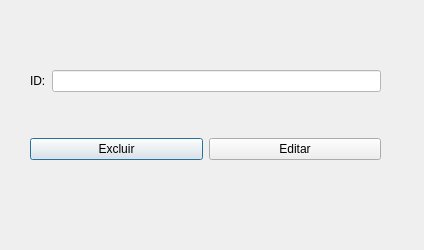
<?xml version="1.0" encoding="UTF-8"?>
<ui version="4.0">
 <class>Editar</class>
 <widget class="QDialog" name="Editar">
  <property name="geometry">
   <rect>
    <x>0</x>
    <y>0</y>
    <width>424</width>
    <height>250</height>
   </rect>
  </property>
  <property name="windowTitle">
   <string>Dialog</string>
  </property>
  <widget class="QWidget" name="">
   <property name="geometry">
    <rect>
     <x>30</x>
     <y>30</y>
     <width>351</width>
     <height>171</height>
    </rect>
   </property>
   <layout class="QVBoxLayout" name="verticalLayout">
    <item>
     <layout class="QHBoxLayout" name="horizontalLayout">
      <item>
       <widget class="QLabel" name="label">
        <property name="text">
         <string>ID:</string>
        </property>
       </widget>
      </item>
      <item>
       <widget class="QLineEdit" name="lineEdit">
        <property name="styleSheet">
         <string notr="true">background: #fff</string>
        </property>
       </widget>
      </item>
     </layout>
    </item>
    <item>
     <layout class="QHBoxLayout" name="horizontalLayout_2">
      <item>
       <widget class="QPushButton" name="pushButton">
        <property name="text">
         <string>Excluir</string>
        </property>
       </widget>
      </item>
      <item>
       <widget class="QPushButton" name="pushButton_2">
        <property name="text">
         <string>Editar</string>
        </property>
       </widget>
      </item>
     </layout>
    </item>
   </layout>
  </widget>
 </widget>
 <resources/>
 <connections/>
</ui>
